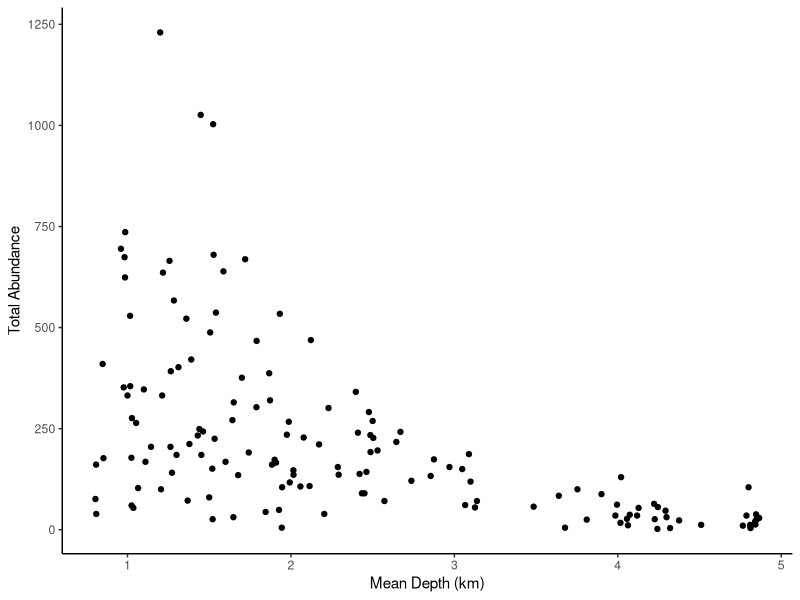
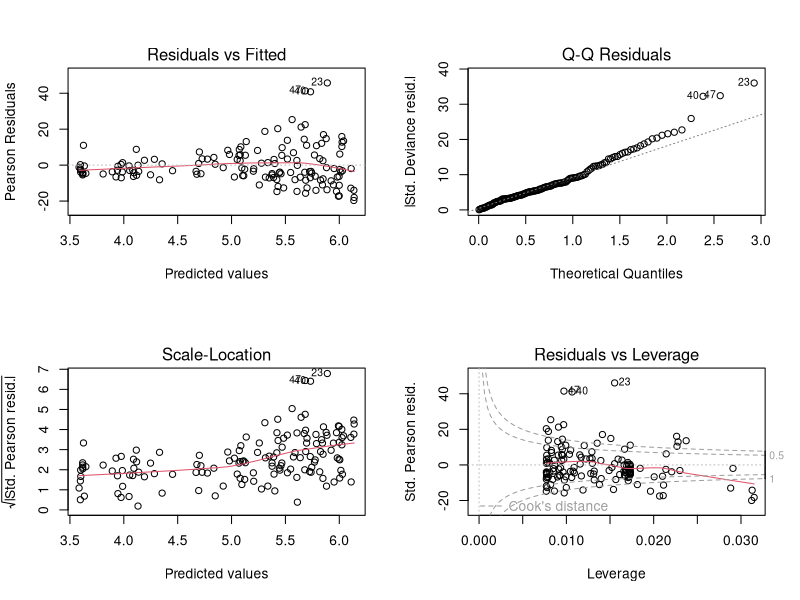
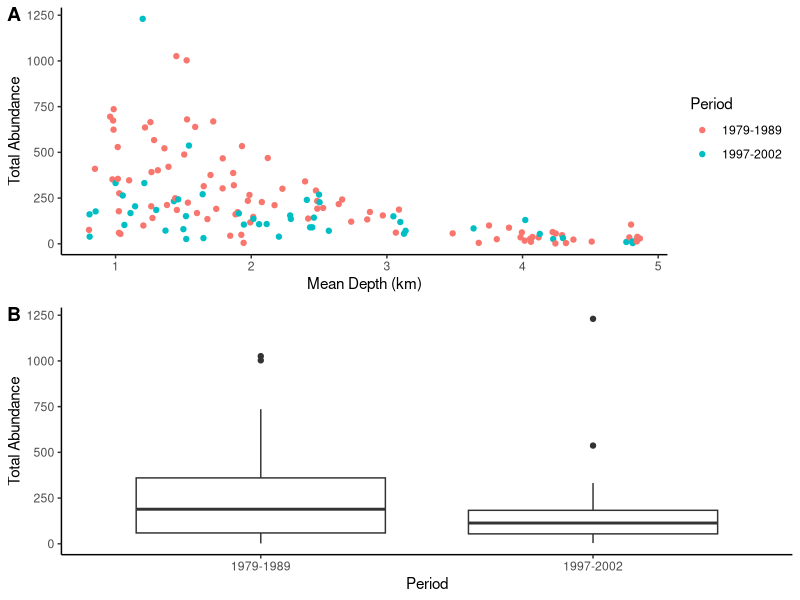

Recreate these plots in R, in order.
require(ggplot2)
require(MASS)
require(ggpubr)
fish<- read.csv("../data/fisheries.csv", stringsAsFactors = T)

str(fish)

#Our basic model consists of total abundance as our response variable and mean depth as our explanatory variable. 
ggplot(fish, aes(x=MeanDepth, y=TotAbund))+ geom_point()+ labs(x= "Mean Depth (km)", y="Total Abundance")+
theme_classic()

M1<- glm(TotAbund~MeanDepth, data = fish, family = "poisson")
summary(M1)
#The summary output is very similar to that we are used to for a regular linear model . We have estimated values for the intercept and slope parameters, standard errors, a z-value (synonymous with the t-value in the t-test) and a p-value.

#two steps in the model validation process
#checking diagnostics
#finding and examining dispersion parameters
par(mfrow=c(2,2)) #partitioning the plot window into a 2X2
plot(M1)

#we have many of outliers, lets explore these
sum(cooks.distance(M1)>1)
#29
#Cook's Distance quantifies the influence of each data point on the overall regression results. It combines the information from both the leverage of a point (how far an observation is from the mean of the predictor variables) and its residual (the difference between the observed and predicted value
#we have 29 outliers

scatterplot<-ggplot(fish, aes(x=MeanDepth, y=TotAbund, color=factor(Period)))+
  geom_point()+
  labs(x= "Mean Depth (km)", y="Total Abundance")+
  theme_classic()+
  scale_color_discrete(name="Period", labels=c("1979-1989", "1997-2002"))
boxplot<- ggplot(fish, aes(x=factor(Period, labels=c("1979-1989", "1997-2002")), y=TotAbund))+
  geom_boxplot()+
  theme_classic()+
  labs(x="Period", y="Total Abundance")
ggarrange(scatterplot, boxplot, labels=c("A","B"), ncol=1, nrow=2)
